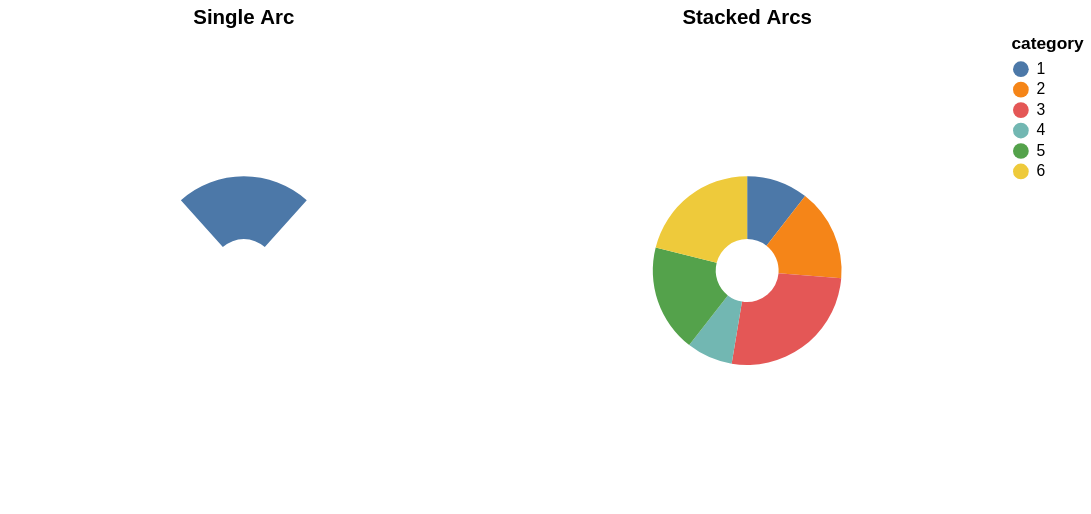

The specification (Vega-Lite) saved for this image:
### Vega-Lite specification from a JSON file in a GitHub repository (floating-point values rounded to 4 significant figures)
{"$schema": "https://vega.github.io/schema/vega-lite/v6.json", "description": "Arcs whose reach and sweep are bound to sliders, stated on the mark itself.", "params": [{"name": "radius", "value": 60, "bind": {"input": "range", "min": 0, "max": 100, "step": 1}}, {"name": "radius2", "value": 20, "bind": {"input": "range", "min": 0, "max": 100, "step": 1}}, {"name": "theta_single_arc", "value": -0.73, "bind": {"input": "range", "min": -6.28, "max": 6.28}}, {"name": "theta2_single_arc", "value": 0.73, "bind": {"input": "range", "min": -6.28, "max": 6.28}}, {"name": "cornerRadius", "value": 0, "bind": {"input": "range", "min": 0, "max": 50, "step": 1}}, {"name": "padAngle", "value": 0, "bind": {"input": "range", "min": 0, "max": 1.57}}, {"name": "strokeWidth", "value": 4, "bind": {"input": "range", "min": 0, "max": 10, "step": 0.5}}], "hconcat": [{"title": "Single Arc", "data": {"values": [{}]}, "mark": {"type": "arc", "radius": {"expr": "radius"}, "radius2": {"expr": "radius2"}, "theta": {"expr": "theta_single_arc"}, "theta2": {"expr": "theta2_single_arc"}, "cornerRadius": {"expr": "cornerRadius"}, "padAngle": {"expr": "padAngle"}, "strokeWidth": {"expr": "strokeWidth"}}}, {"title": "Stacked Arcs", "data": {"values": [{"category": 1, "value": 4}, {"category": 2, "value": 6}, {"category": 3, "value": 10}, {"category": 4, "value": 3}, {"category": 5, "value": 7}, {"category": 6, "value": 8}]}, "mark": {"type": "arc", "theta": {"expr": "theta"}, "theta2": {"expr": "theta2"}, "radius": {"expr": "radius"}, "radius2": {"expr": "radius2"}, "cornerRadius": {"expr": "cornerRadius"}, "padAngle": {"expr": "padAngle"}, "strokeWidth": {"expr": "strokeWidth"}}, "encoding": {"theta": {"field": "value", "type": "quantitative"}, "color": {"field": "category", "type": "nominal"}}}]}
